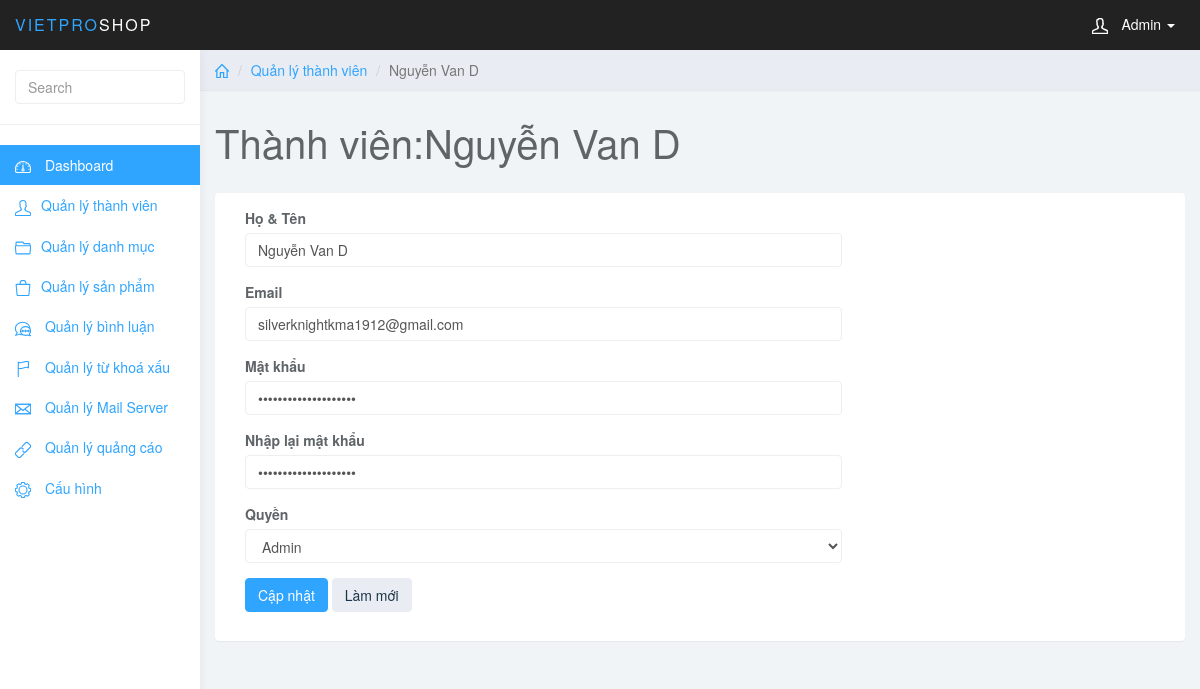
Page /admin/index.php?page_layout=edit_user&user_id=6 (signed in) on the earlier database version.
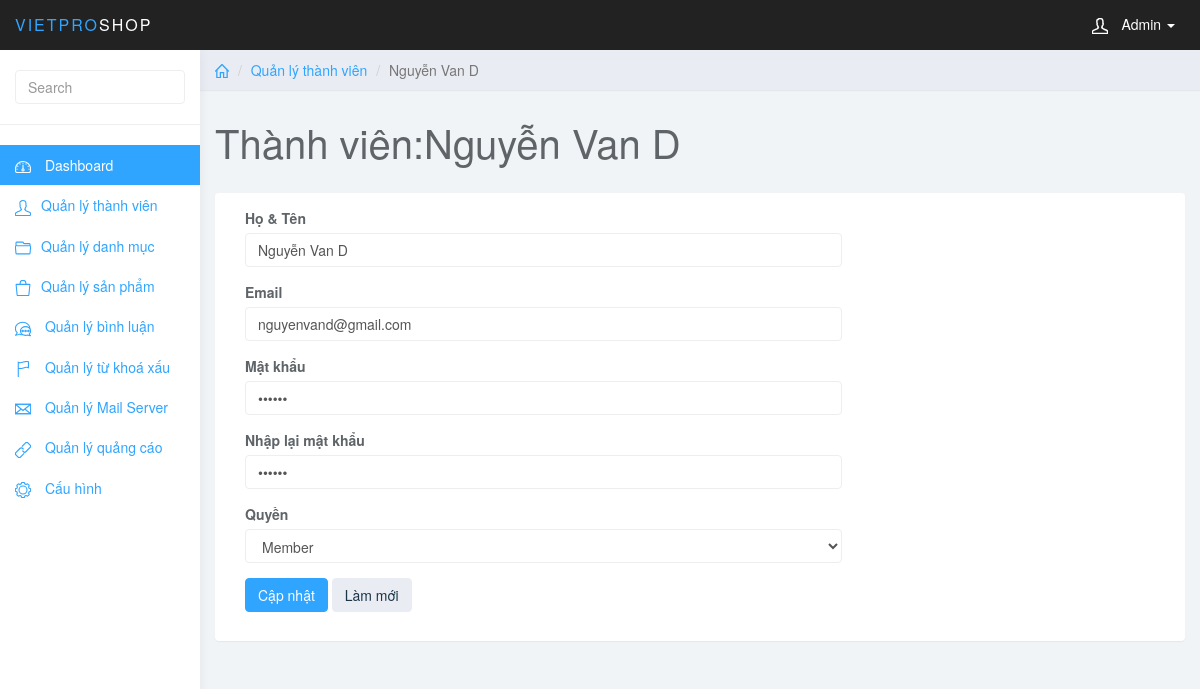
Same page on the later database version.
### tables this page shows
CREATE TABLE `user` (
  `user_id` int(11) NOT NULL,
  `user_full` varchar(255) NOT NULL,
  `user_mail` varchar(255) NOT NULL,
  `user_pass` varchar(255) NOT NULL,
  `user_level` int(1) NOT NULL
);

### admin/edit_user.php (the view, shortened to what this page needs)
<?php
$user_id = $_GET["user_id"];
$sql = "SELECT * FROM user
		WHERE user_id = $user_id";
$query = mysqli_query($conn, $sql);
$row = mysqli_fetch_array($query);
?>
<div class="col-sm-9 col-sm-offset-3 col-lg-10 col-lg-offset-2 main">
	<div class="row">
		<ol class="breadcrumb">
			<li><a href="#"><svg class="glyph stroked home">
						<use xlink:href="#stroked-home"></use>
					</svg></a></li>
			<li><a href="">Quản lý thành viên</a></li>
			<li class="active"><?php echo $row["user_full"]; ?></li>
		</ol>
	</div>
	<div class="row">
		<div class="col-lg-12">
			<h1 class="page-header">Thành viên:<?php echo $row["user_full"]; ?></h1>
		</div>
	</div>
	<div class="row">
		<div class="col-lg-12">
			<div class="panel panel-default">
				<div class="panel-body">
					<div class="col-md-8">
						<form role="form" method="post">
							<div class="form-group">
								<label>Họ & Tên</label>
								<input type="text" name="user_full" required class="form-control" value="<?php echo $row["user_full"]; ?>" placeholder="">
							</div>
							<div class="form-group">
								<label>Email</label>
								<input type="text" name="user_mail" required value="<?php echo $row["user_mail"]; ?>" class="form-control">
							</div>
							<div class="form-group">
								<label>Mật khẩu</label>
								<input type="password" name="user_pass" value="<?php echo $row["user_pass"]; ?>" required class="form-control">
							</div>
							<div class="form-group">
								<label>Nhập lại mật khẩu</label>
								<input type="password" name="user_re_pass" value="<?php echo $row["user_pass"]; ?>" required class="form-control">
							</div>
							<div class="form-group">
								<label>Quyền</label>
								<select name="user_level" class="form-control">
									<option <?php if($row["user_level"] == 1) {echo 'selected';} ?> value=1>Admin</option>
									<option <?php if($row["user_level"] == 2) {echo 'selected';} ?> value=2 >Member</option>
								</select>
							</div>
							<button type="submit" name="sbm" class="btn btn-primary">Cập nhật</button>
							<button type="reset" class="btn btn-default">Làm mới</button>
					</div>
				</div>
			</div>
		</div>
	</div>
</div>

Differences in the rows shown:
changed user "Nguyễn Van D": user_mail "silverknightkma1912@gmail.com" → "nguyenvand@gmail.com"; user_level "Admin" → "Member"
